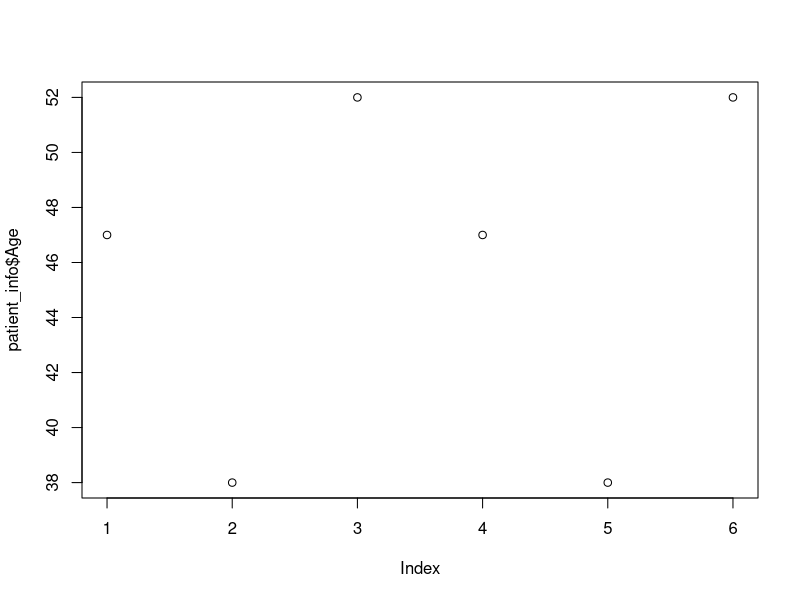
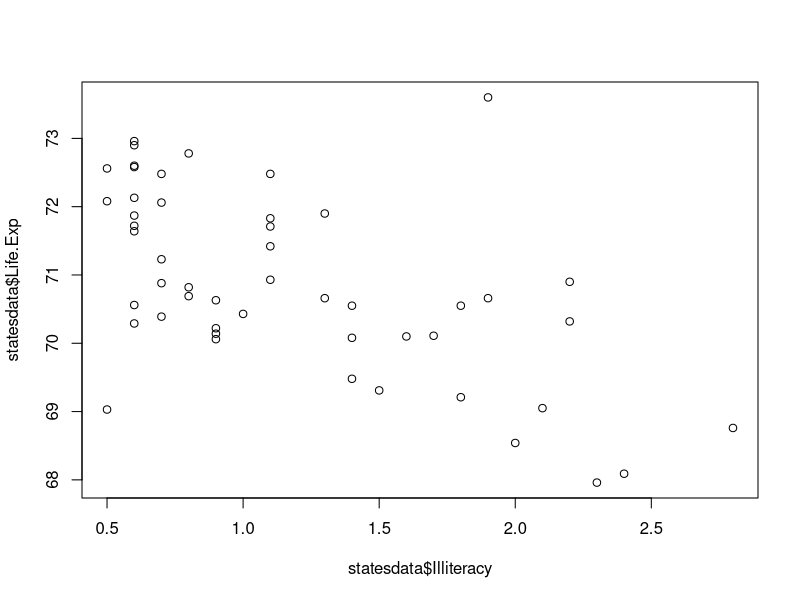

The R script that drew these images, in order:
#0. Preparación del entorno

#Instalación de paquetes
install.packages("dplyr")

#Ejecución de paquetes
library(dplyr)

#Búsqueda del actual directorio de trabajo
getwd()

#Establecimiento de un nuevo directorio de trabajo
setwd()

#Ayuda con una función
?setwd

#1. Vectores

my_vector <- c(1,2,5,10,13)

my_vector

#Estadística descriptiva con vectores
mean(my_vector)

median(my_vector)

min(my_vector)

max(my_vector)

var(my_vector)

sd(my_vector)

summary(my_vector)


#2. Data frames

#Creación de vectores
name <- c("Mike Jones", "John Smith", "Sarah Adler")
Gender <- c("M", "M", "F")
Age <- c(47, 38, 52)
Height <-c(5, 9, 5, 7, 5, 4)

#Creación de data frame a partir de vectores
patient_info <- data.frame (name, Gender, Age, Height)

#Uso de vectores dentro de un data frame

mean(patient_info$Age)

#Guardar variables categóricas como 'factor'
patient_info$Gender<-as.factor(patient_info$Gender)

#Creación de un scatter plot básico
plot(patient_info$Age)


#Ejercicio 1 - Gestión básica de datos


#Carga el data frame 'statesdata'
library(datasets)
statesdata<-data.frame(state.x77)
#Calcula los valores de tendencia central y dispersión de la variable 'Illiteracy'
mean(statesdata$Illiteracy)
median(statesdata$Illiteracy)
max(statesdata$Illiteracy)
min(statesdata$Illiteracy)
sd(statesdata$Illiteracy)

#Muestra un resumen del data frame
summary(statesdata)


#Crea un scatter plot contraponiendo las variables 'Illiteracy' y 'Life Exp'
plot(statesdata$'Illiteracy', statesdata$'Life.Exp')


